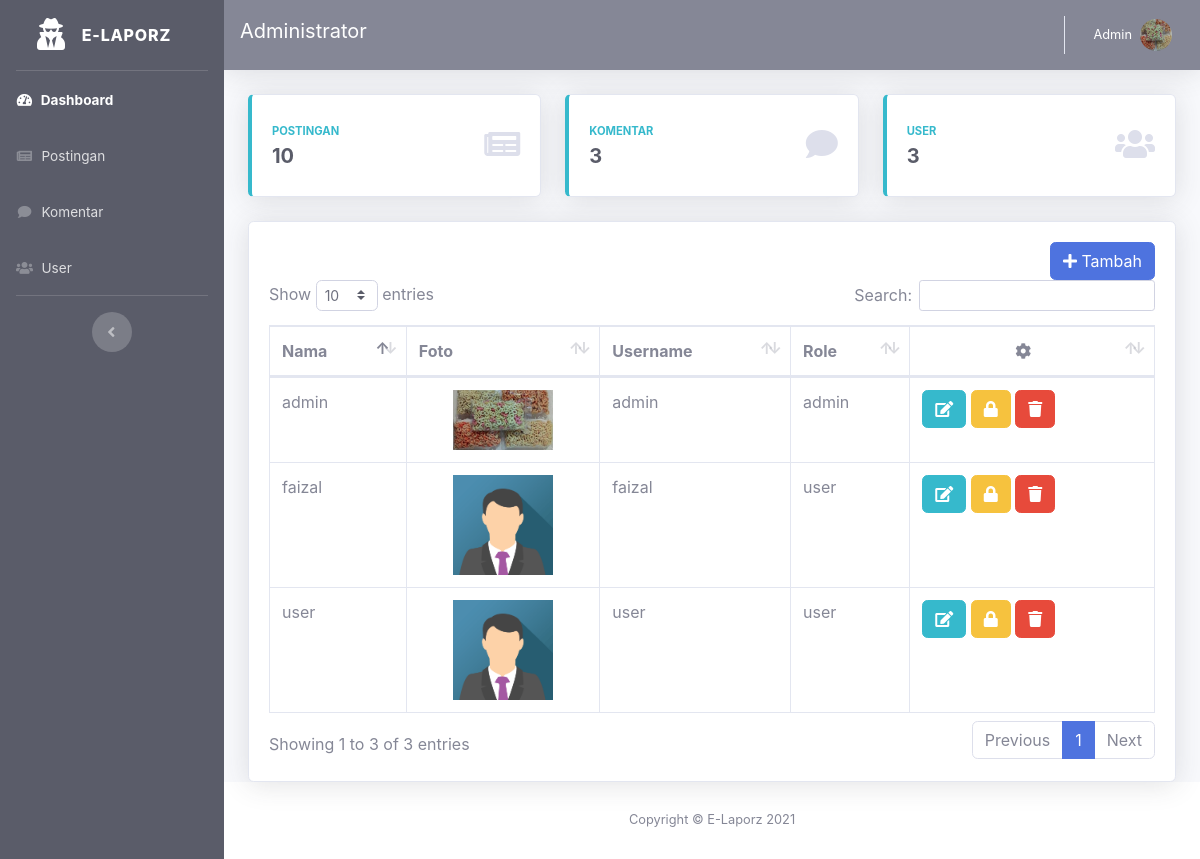
The app's page /?page=admin-user (signed in) with its own data.
### tables this page shows
CREATE TABLE `user` (
  `id` int(11) NOT NULL,
  `nama` varchar(255) NOT NULL,
  `username` varchar(255) NOT NULL,
  `password` varchar(255) NOT NULL,
  `foto` text NOT NULL,
  `role` enum('admin','user') NOT NULL
);

### resource/view/page/admin/user.php (the view, shortened to what this page needs)
<?php include "resource/view/template/header.php"; ?>
<?php include "resource/view/template/admin_header.php"; ?>
<a href="" data-toggle="modal" data-target="#addUser" class="btn btn-primary float-right"> <i class="fa fa-plus"></i> Tambah</a>
<div class="table-responsive">
    <table class="table table-bordered" id="dataTable">
        <thead>
            <tr>
                <th>Nama</th>
                <th>Foto</th>
                <th>Username</th>
                <th>Role</th>
                <th class="text-center">
                    <i class="fa fa-cog"></i>
                </th>
            </tr>
        </thead>
        <tbody>
            <?php
            $user_sql = "SELECT * FROM user ORDER by nama";
            $user = $conn->query($user_sql);
            while ($po = $user->fetch_array()) :
            ?>
                <tr>
                    <td><?= $po['nama']; ?></td>
                    <td class="text-center">
                        <?php if ($po['foto'] == null) : ?>
                            Tidak ada
                        <?php else : ?>
                            <img src="<?= $po['foto']; ?>" width="100px" class="mx-auto d-block" alt="">
                        <?php endif; ?>
                    </td>
                    <td><?= $po['username']; ?></td>
                    <td><?= $po['role']; ?></td>
                    <td>
                        <a href="" class="btn btn-info" data-toggle="modal" data-target="#editUser<?= $po['id']; ?>"><i class="fa fa-edit"></i></a>
                        <a href="" class="btn btn-warning" data-toggle="modal" data-target="#editPassword<?= $po['id']; ?>"><i class="fa fa-lock"></i></a>
                        <a href="?page=admin-user-del&id_user=<?= $po['id']; ?>" onclick="return confirm('Yakin?')" class="btn btn-danger">
                            <i class="fa fa-trash"></i>
                        </a>
                    </td>
                </tr>
            <?php endwhile; ?>
        </tbody>
    </table>
</div>
<?php include "resource/view/template/admin_footer.php"; ?>
<?php include "resource/view/template/footer.php"; ?>

### index.php (shortened to what this page needs)
<?php
    include "config/config.php";
    $page = !empty($_GET['page']) ? $_GET['page'] : 'beranda';
    switch($page) {
        case 'admin-user' : include "resource/view/page/admin/user.php"; break;
    }
?>

### resource/view/template/header.php (shortened to what this page needs)
<!DOCTYPE html>
<html lang="en">
<head>
    <link rel="stylesheet" href="asset/css/sb-admin-2.min.css">
    <link rel="stylesheet" href="asset/vendor/fontawesome-free/css/all.min.css">
    <link rel="stylesheet" href="asset/datatables/dataTables.bootstrap4.css">
</head>
<body>

### resource/view/template/admin_header.php (shortened to what this page needs)
<?php
    $avatar_id = $_SESSION['user_id'];
    $avatar_sql = "SELECT * FROM user WHERE id = '$avatar_id'";
    $avatar = $conn->query($avatar_sql);
    $avatar_data = $avatar->fetch_array();
?>
<div id="wrapper">
    <ul class="navbar-nav bg-dark sidebar sidebar-dark accordion" id="accordionSidebar">
        <a class="sidebar-brand d-flex align-items-center justify-content-center" href="?page=admin">
            <div class="sidebar-brand-icon">
               <i class="fa fa-user-secret"></i>
            </div>
            <div class="sidebar-brand-text mx-3">E-Laporz</div>
        </a>
        <hr class="sidebar-divider my-0">
        <li class="nav-item active">
            <a class="nav-link" href="?page=admin">
                <i class="fas fa-fw fa-tachometer-alt"></i>
                <span>Dashboard</span></a>
        </li>
        <li class="nav-item">
            <a class="nav-link" href="?page=admin-posting">
                <i class="fas fa-fw fa-newspaper"></i>
                <span>Postingan</span></a>
        </li>
        <li class="nav-item">
            <a class="nav-link" href="?page=admin-komentar">
                <i class="fas fa-fw fa-comment"></i>
                <span>Komentar</span></a>
        </li>
        <li class="nav-item">
            <a class="nav-link" href="?page=admin-user">
                <i class="fas fa-fw fa-users"></i>
                <span>User</span></a>
        </li>
        <hr class="sidebar-divider d-none d-md-block">
        <div class="text-center d-none d-md-inline">
            <button class="rounded-circle border-0" id="sidebarToggle"></button>
        </div>
    </ul>
    <div id="content-wrapper" class="d-flex flex-column">
        <div id="content">
            <nav class="navbar navbar-expand navbar-dark bg-secondary topbar mb-4 static-top shadow">
                <div class="navbar-brand">
                    <h5>Administrator</h5>
                </div>
                <ul class="navbar-nav ml-auto">
                    <li class="nav-item dropdown no-arrow">
                        <a class="nav-link dropdown-toggle" href="#" id="userDropdown" role="button"
                            data-toggle="dropdown" aria-haspopup="true" aria-expanded="false">
                            <span class="mr-2 d-none d-lg-inline text-white small"><?= ucfirst($avatar_data['nama']); ?></span>
                            <img class="img-profile rounded-circle" src="<?= $avatar_data['foto'] ?>">
                        </a>
                    </li>
                </ul>
            </nav>
            <div class="container-fluid">
                <?php
                    $sql_posting_st = "SELECT * FROM posting";
                    $posting_st = $conn->query($sql_posting_st);
                    $jml_posting = $posting_st->num_rows;
                    $sql_komentar_st = "SELECT * FROM komentar";
                    $komentar_st = $conn->query($sql_komentar_st);
                    $jml_komentar = $komentar_st->num_rows;
                    $sql_user_st = "SELECT * FROM user";
                    $user_st = $conn->query($sql_user_st);
                    $jml_user = $user_st->num_rows;
                ?>
                <div class="row">
                    <div class="col-xl-4 col-md-6 mb-4">
                        <div class="card border-left-info shadow h-100 py-2">
                            <div class="card-body">
                                <div class="row no-gutters align-items-center">
                                    <div class="col mr-2">
                                        <div class="text-xs font-weight-bold text-info text-uppercase mb-1">
                                            Postingan</div>
                                        <div class="h5 mb-0 font-weight-bold text-gray-800"><?= $jml_posting; ?></div>
                                    </div>
                                    <div class="col-auto">
                                        <i class="fas fa-newspaper fa-2x text-gray-300"></i>
                                    </div>
                                </div>
                            </div>
                        </div>
                    </div>
                    <div class="col-xl-4 col-md-6 mb-4">
                        <div class="card border-left-info shadow h-100 py-2">
                            <div class="card-body">
                                <div class="row no-gutters align-items-center">
                                    <div class="col mr-2">
                                        <div class="text-xs font-weight-bold text-info text-uppercase mb-1">
                                            Komentar</div>
                                        <div class="h5 mb-0 font-weight-bold text-gray-800"><?= $jml_komentar; ?></div>
                                    </div>
                                    <div class="col-auto">
                                        <i class="fas fa-comment fa-2x text-gray-300"></i>
                                    </div>
                                </div>
                            </div>
                        </div>
                    </div>
                    <div class="col-xl-4 col-md-6 mb-4">
                        <div class="card border-left-info shadow h-100 py-2">
                            <div class="card-body">
                                <div class="row no-gutters align-items-center">
                                    <div class="col mr-2">
                                        <div class="text-xs font-weight-bold text-info text-uppercase mb-1">
                                            User</div>
                                        <div class="h5 mb-0 font-weight-bold text-gray-800"><?= $jml_user ?></div>
                                    </div>
                                    <div class="col-auto">
                                        <i class="fas fa-users fa-2x text-gray-300"></i>
                                    </div>
                                </div>
                            </div>
                        </div>
                    </div>
                </div>
                <div class="row">
                    <div class="col-lg-12">
                        <div class="card shadow">
                            <div class="card-body">

### resource/view/template/admin_footer.php (shortened to what this page needs)
</div>
                        </div>
                    </div>
                </div>
            </div>
        </div>
        <footer class="sticky-footer bg-white">
            <div class="container my-auto">
                <div class="copyright text-center my-auto">
                    <span>Copyright &copy; E-Laporz <?= date('Y'); ?></span>
                </div>
            </div>
        </footer>
    </div>
</div>

### resource/view/template/footer.php (shortened to what this page needs)
</body>
</html>

### records on screen
user: nama "Admin", foto (picture), nama "admin", username "admin", role "admin"
user: nama "faizal", foto (placeholder picture), username "faizal", role "user"
user: nama "user", foto (placeholder picture), username "user", role "user"

### other values on screen
$jml_posting "10"
$jml_komentar "3"
$jml_user "3"
